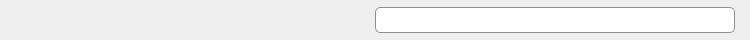
<?xml version="1.0" encoding="UTF-8"?>
<ui version="4.0">
 <class>AttributeLineedit</class>
 <widget class="QWidget" name="AttributeLineedit">
  <property name="geometry">
   <rect>
    <x>0</x>
    <y>0</y>
    <width>750</width>
    <height>40</height>
   </rect>
  </property>
  <property name="minimumSize">
   <size>
    <width>575</width>
    <height>40</height>
   </size>
  </property>
  <property name="maximumSize">
   <size>
    <width>16777215</width>
    <height>40</height>
   </size>
  </property>
  <layout class="QHBoxLayout" name="horizontalLayout_3">
   <property name="spacing">
    <number>10</number>
   </property>
   <property name="leftMargin">
    <number>15</number>
   </property>
   <property name="topMargin">
    <number>2</number>
   </property>
   <property name="rightMargin">
    <number>15</number>
   </property>
   <property name="bottomMargin">
    <number>2</number>
   </property>
   <item>
    <widget class="QLabel" name="num_attrib">
     <property name="minimumSize">
      <size>
       <width>50</width>
       <height>26</height>
      </size>
     </property>
     <property name="maximumSize">
      <size>
       <width>50</width>
       <height>26</height>
      </size>
     </property>
     <property name="font">
      <font>
       <family>Segoe UI</family>
       <pointsize>10</pointsize>
      </font>
     </property>
     <property name="alignment">
      <set>Qt::AlignCenter</set>
     </property>
    </widget>
   </item>
   <item>
    <widget class="QLabel" name="name_attrib">
     <property name="minimumSize">
      <size>
       <width>240</width>
       <height>26</height>
      </size>
     </property>
     <property name="maximumSize">
      <size>
       <width>240</width>
       <height>26</height>
      </size>
     </property>
     <property name="font">
      <font>
       <family>Segoe UI</family>
       <pointsize>10</pointsize>
       <weight>75</weight>
       <bold>true</bold>
      </font>
     </property>
    </widget>
   </item>
   <item>
    <widget class="QLabel" name="type_attrib">
     <property name="minimumSize">
      <size>
       <width>40</width>
       <height>26</height>
      </size>
     </property>
     <property name="maximumSize">
      <size>
       <width>40</width>
       <height>26</height>
      </size>
     </property>
     <property name="font">
      <font>
       <family>Segoe UI</family>
       <pointsize>9</pointsize>
       <weight>75</weight>
       <bold>true</bold>
      </font>
     </property>
     <property name="styleSheet">
      <string notr="true">QLabel{color: grey; }</string>
     </property>
     <property name="alignment">
      <set>Qt::AlignCenter</set>
     </property>
    </widget>
   </item>
   <item>
    <layout class="QHBoxLayout" name="lineedit_layer">
     <property name="spacing">
      <number>0</number>
     </property>
     <item>
      <widget class="QLineEdit" name="value_attrib">
       <property name="minimumSize">
        <size>
         <width>100</width>
         <height>26</height>
        </size>
       </property>
       <property name="maximumSize">
        <size>
         <width>16777215</width>
         <height>26</height>
        </size>
       </property>
       <property name="font">
        <font>
         <family>Segoe UI</family>
         <pointsize>10</pointsize>
        </font>
       </property>
       <property name="styleSheet">
        <string notr="true">QLineEdit{padding-left: 5px; border: 1px solid #8f8f91; border-right-width: 0px; border-top-left-radius:5px; border-bottom-left-radius: 5px; }</string>
       </property>
       <property name="text">
        <string/>
       </property>
      </widget>
     </item>
     <item>
      <widget class="QLabel" name="unit_attrib">
       <property name="minimumSize">
        <size>
         <width>80</width>
         <height>26</height>
        </size>
       </property>
       <property name="maximumSize">
        <size>
         <width>80</width>
         <height>26</height>
        </size>
       </property>
       <property name="font">
        <font>
         <family>Segoe UI</family>
         <pointsize>10</pointsize>
         <weight>75</weight>
         <bold>true</bold>
        </font>
       </property>
       <property name="toolTip">
        <string>Unité</string>
       </property>
       <property name="styleSheet">
        <string notr="true">QLabel{border: 1px solid #8f8f91; border-left-width: 0px; padding-left: 1px; padding-right: 10px; border-top-right-radius: 5px; border-bottom-right-radius: 5px; color: grey;  background-color:#FFFFFF; }</string>
       </property>
       <property name="alignment">
        <set>Qt::AlignRight|Qt::AlignTrailing|Qt::AlignVCenter</set>
       </property>
      </widget>
     </item>
    </layout>
   </item>
  </layout>
 </widget>
 <resources>
  <include location="../icones/icons.qrc"/>
 </resources>
 <connections/>
</ui>
